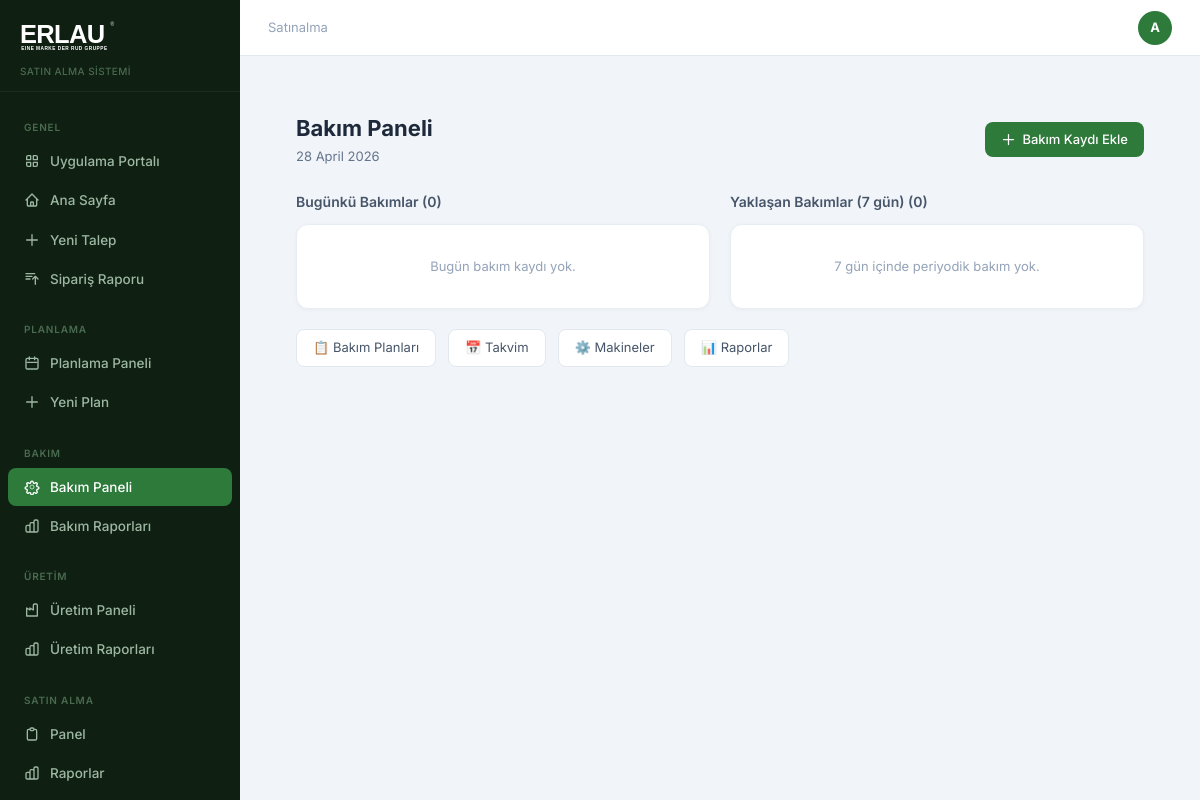
Page /bakim/ (signed in) on the committed database.
### app/models.py (models this page shows)
class Department(db.Model):
    id = db.Column(db.Integer, primary_key=True)
    name = db.Column(db.String(100), nullable=False, unique=True)
    users = db.relationship('User', backref='department', lazy=True)

class User(db.Model, UserMixin):
    id = db.Column(db.Integer, primary_key=True)
    name = db.Column(db.String(100), nullable=False)
    email = db.Column(db.String(120), unique=True, nullable=False)
    password = db.Column(db.String(200), nullable=False)
    role = db.Column(db.String(20), default='personel')
    department_id = db.Column(db.Integer, db.ForeignKey('department.id'), index=True)
    created_at = db.Column(db.DateTime, default=datetime.utcnow, index=True)
    is_active = db.Column(db.Boolean, default=True)
    unvan = db.Column(db.String(100))
    telefon = db.Column(db.String(20))
    dogum_tarihi = db.Column(db.Date)
    unvan_pdf_goster = db.Column(db.Boolean, default=False)
    son_giris = db.Column(db.DateTime)
    sifre_degisim_tarihi = db.Column(db.DateTime)
    tablet_pin = db.Column(db.String(6))
    bildirim_email = db.Column(db.Boolean, default=True)
    teknik_resim_yetki = db.Column(db.Boolean, default=False)
    liste_yetki = db.Column(db.Boolean, default=False)
    talepler = db.relationship('TalepFormu', backref='talep_eden', lazy=True)

### app/routes.py (the view)
@bakim.route('/')
@login_required
@bakim_required
def bakim_dashboard():
    from datetime import timedelta
    bugun = date.today()
    yedi_gun = bugun + timedelta(days=7)
    bugunki_kayitlar = BakimKaydi.query.filter_by(tarih=bugun).order_by(BakimKaydi.id.desc()).all()
    yaklasan = BakimPlani.query.filter(
        BakimPlani.sonraki_bakim_tarihi <= yedi_gun,
        BakimPlani.sonraki_bakim_tarihi >= bugun,
        BakimPlani.is_active == True
    ).order_by(BakimPlani.sonraki_bakim_tarihi).all()
    return render_template('bakim/dashboard.html',
        bugunki_kayitlar=bugunki_kayitlar, yaklasan=yaklasan, bugun=bugun)

### app/models.py (called while the page is built)
@login_manager.user_loader
def load_user(user_id):
    return User.query.get(int(user_id))

### app/routes.py (called while the page is built)
def bakim_required(f):
    @wraps(f)
    def decorated(*args, **kwargs):
        if not current_user.is_authenticated or current_user.role not in ('bakim', 'departman_yoneticisi', 'admin'):
            flash('Bakım modülüne erişim yetkiniz yok.', 'danger')
            return redirect(url_for('auth.portal'))
        return f(*args, **kwargs)
    return decorated

### app/templates/bakim/dashboard.html
{% extends 'base.html' %}
{% block content %}
<div class="page-content">
  <div style="display:flex;align-items:center;justify-content:space-between;margin-bottom:24px">
    <div>
      <h1 style="font-size:22px;font-weight:700;color:#1e293b">Bakım Paneli</h1>
      <p style="font-size:13px;color:#64748b;margin-top:2px">{{ bugun.strftime('%d %B %Y') }}</p>
    </div>
    <a href="{{ url_for('bakim.bakim_kayit') }}" class="btn-primary">
      <svg style="width:15px;height:15px" fill="none" stroke="currentColor" viewBox="0 0 24 24"><path stroke-linecap="round" stroke-linejoin="round" stroke-width="2" d="M12 4v16m8-8H4"/></svg>
      Bakım Kaydı Ekle
    </a>
  </div>
  <div style="display:grid;grid-template-columns:1fr 1fr;gap:20px">
    <div>
      <h2 style="font-size:14px;font-weight:600;color:#475569;margin-bottom:12px">Bugünkü Bakımlar ({{ bugunki_kayitlar|length }})</h2>
      {% if bugunki_kayitlar %}
      <div style="display:flex;flex-direction:column;gap:8px">
        {% for k in bugunki_kayitlar %}
        <div class="card" style="padding:14px 16px">
          <div style="display:flex;align-items:center;justify-content:space-between">
            <p style="font-size:13px;font-weight:600;color:#1e293b">{{ k.makine.makine_adi if k.makine else '—' }}</p>
            <span style="padding:2px 8px;border-radius:99px;font-size:11px;font-weight:600;
              {% if k.bakim_turu=='periyodik' %}background:#eff6ff;color:#1d4ed8
              {% elif k.bakim_turu=='ariza' %}background:#fef2f2;color:#991b1b
              {% else %}background:#f0fdf4;color:#166534{% endif %}">
              {{ k.bakim_turu|capitalize }}
            </span>
          </div>
          {% if k.yapilan_isler %}
          <p style="font-size:12px;color:#64748b;margin-top:4px">{{ k.yapilan_isler[:80] }}{% if k.yapilan_isler|length > 80 %}…{% endif %}</p>
          {% endif %}
          <p style="font-size:11px;color:#94a3b8;margin-top:4px">{{ k.giren_personel.name if k.giren_personel else '' }}{% if k.sure_dakika %} · {{ k.sure_dakika }} dk{% endif %}</p>
        </div>
        {% endfor %}
      </div>
      {% else %}
      <div class="card" style="padding:32px;text-align:center;color:#94a3b8">
        <p style="font-size:13px">Bugün bakım kaydı yok.</p>
      </div>
      {% endif %}
    </div>
    <div>
      <h2 style="font-size:14px;font-weight:600;color:#475569;margin-bottom:12px">Yaklaşan Bakımlar (7 gün) ({{ yaklasan|length }})</h2>
      {% if yaklasan %}
      <div style="display:flex;flex-direction:column;gap:8px">
        {% for p in yaklasan %}
        {% set kalan = (p.sonraki_bakim_tarihi - bugun).days %}
        <div class="card" style="padding:14px 16px;border-left:3px solid {% if kalan == 0 %}#ef4444{% elif kalan <= 2 %}#f59e0b{% else %}#3b82f6{% endif %}">
          <div style="display:flex;align-items:center;justify-content:space-between">
            <p style="font-size:13px;font-weight:600;color:#1e293b">{{ p.makine.makine_adi if p.makine else '—' }}</p>
            <span style="font-size:12px;font-weight:600;color:{% if kalan==0 %}#ef4444{% elif kalan<=2 %}#f59e0b{% else %}#3b82f6{% endif %}">
              {% if kalan == 0 %}Bugün!{% else %}{{ kalan }} gün{% endif %}
            </span>
          </div>
          <p style="font-size:12px;color:#64748b;margin-top:3px">{{ p.bakim_adi }} · Her {{ p.periyot_gun }} günde bir</p>
          <p style="font-size:11px;color:#94a3b8;margin-top:2px">{{ p.sonraki_bakim_tarihi.strftime('%d.%m.%Y') }}</p>
        </div>
        {% endfor %}
      </div>
      {% else %}
      <div class="card" style="padding:32px;text-align:center;color:#94a3b8">
        <p style="font-size:13px">7 gün içinde periyodik bakım yok.</p>
      </div>
      {% endif %}
    </div>
  </div>
  <div style="display:flex;gap:12px;flex-wrap:wrap;margin-top:20px">
    <a href="{{ url_for('bakim.bakim_plan') }}" style="padding:8px 16px;border:1px solid #e2e8f0;border-radius:8px;font-size:13px;color:#475569;text-decoration:none;background:#fff">📋 Bakım Planları</a>
    <a href="{{ url_for('bakim.bakim_takvim') }}" style="padding:8px 16px;border:1px solid #e2e8f0;border-radius:8px;font-size:13px;color:#475569;text-decoration:none;background:#fff">📅 Takvim</a>
    <a href="{{ url_for('bakim.makine_listesi') }}" style="padding:8px 16px;border:1px solid #e2e8f0;border-radius:8px;font-size:13px;color:#475569;text-decoration:none;background:#fff">⚙️ Makineler</a>
    <a href="{{ url_for('bakim.bakim_raporlar') }}" style="padding:8px 16px;border:1px solid #e2e8f0;border-radius:8px;font-size:13px;color:#475569;text-decoration:none;background:#fff">📊 Raporlar</a>
  </div>
</div>
{% endblock %}

### app/templates/base.html (shortened to what this page needs)
<!DOCTYPE html>
<html lang="tr">
<head>
<script src="https://cdn.tailwindcss.com"></script>
</head>
<body>
{% if current_user.is_authenticated %}
<div style="display:flex">
  <aside class="sidebar" style="position:sticky;top:0;height:100vh;overflow-y:auto;display:flex;flex-direction:column">
    <div style="padding:20px 20px 12px;border-bottom:1px solid rgba(255,255,255,.06)">
      <a href="{{ url_for('auth.portal') }}" style="display:inline-block">
        <img src="{{ url_for('static', filename='logo.svg') }}" alt="Erlau" style="height:32px;filter:brightness(0) invert(1)">
      </a>
      <p style="font-size:10px;color:#4a6b50;margin-top:6px;font-weight:500;letter-spacing:.04em">SATIN ALMA SİSTEMİ</p>
    </div>
    <nav style="padding:12px 0;flex:1">
      <div class="sidebar-section">Genel</div>
      <a href="{{ url_for('auth.portal') }}" class="sidebar-link {% if request.endpoint == 'auth.portal' %}active{% endif %}">
        <svg fill="none" stroke="currentColor" viewBox="0 0 24 24"><path stroke-linecap="round" stroke-linejoin="round" stroke-width="2" d="M4 6a2 2 0 012-2h4v6H4V6zm10-2h4a2 2 0 012 2v4h-6V4zM4 14h6v6H6a2 2 0 01-2-2v-4zm10 0h6v4a2 2 0 01-2 2h-4v-6z"/></svg>
        Uygulama Portalı
      </a>
      <a href="{{ url_for('main.dashboard') }}" class="sidebar-link {% if request.endpoint == 'main.dashboard' %}active{% endif %}">
        <svg fill="none" stroke="currentColor" viewBox="0 0 24 24"><path stroke-linecap="round" stroke-linejoin="round" stroke-width="2" d="M3 12l2-2m0 0l7-7 7 7M5 10v10a1 1 0 001 1h3m10-11l2 2m-2-2v10a1 1 0 01-1 1h-3m-6 0a1 1 0 001-1v-4a1 1 0 011-1h2a1 1 0 011 1v4a1 1 0 001 1m-6 0h6"/></svg>
        Ana Sayfa
      </a>
      <a href="{{ url_for('main.yeni_talep') }}" class="sidebar-link {% if request.endpoint == 'main.yeni_talep' %}active{% endif %}">
        <svg fill="none" stroke="currentColor" viewBox="0 0 24 24"><path stroke-linecap="round" stroke-linejoin="round" stroke-width="2" d="M12 4v16m8-8H4"/></svg>
        Yeni Talep
      </a>
      <a href="{{ url_for('satin_alma.siparis_raporu') }}" class="sidebar-link {% if request.endpoint == 'satin_alma.siparis_raporu' %}active{% endif %}">
        <svg fill="none" stroke="currentColor" viewBox="0 0 24 24"><path stroke-linecap="round" stroke-linejoin="round" stroke-width="2" d="M3 4h13M3 8h9m-9 4h6m4 0l4-4m0 0l4 4m-4-4v12"/></svg>
        Sipariş Raporu
      </a>
      {% if current_user.role in ['planlama', 'departman_yoneticisi', 'admin'] %}
      <div class="sidebar-section" style="margin-top:8px">Planlama</div>
      <a href="{{ url_for('planlama.planlama_dashboard') }}" class="sidebar-link {% if request.endpoint == 'planlama.planlama_dashboard' %}active{% endif %}">
        <svg fill="none" stroke="currentColor" viewBox="0 0 24 24"><path stroke-linecap="round" stroke-linejoin="round" stroke-width="2" d="M8 7V3m8 4V3M5 11h14M5 5h14a2 2 0 012 2v12a2 2 0 01-2 2H5a2 2 0 01-2-2V7a2 2 0 012-2z"/></svg>
        Planlama Paneli
      </a>
      <a href="{{ url_for('planlama.yeni_plan') }}" class="sidebar-link {% if request.endpoint == 'planlama.yeni_plan' %}active{% endif %}">
        <svg fill="none" stroke="currentColor" viewBox="0 0 24 24"><path stroke-linecap="round" stroke-linejoin="round" stroke-width="2" d="M12 4v16m8-8H4"/></svg>
        Yeni Plan
      </a>
      {% endif %}
      {% if current_user.role in ['bakim', 'departman_yoneticisi', 'gm', 'admin'] %}
      <div class="sidebar-section" style="margin-top:8px">Bakım</div>
      <a href="{{ url_for('bakim.bakim_dashboard') }}" class="sidebar-link {% if 'bakim' in (request.endpoint or '') %}active{% endif %}">
        Bakım Paneli
      </a>
      <a href="{{ url_for('bakim.bakim_raporlar') }}" class="sidebar-link {% if request.endpoint == 'bakim.bakim_raporlar' %}active{% endif %}">
        Bakım Raporları
      </a>
      {% endif %}
      {% if current_user.role in ['uretim', 'departman_yoneticisi', 'gm', 'admin'] %}
      <div class="sidebar-section" style="margin-top:8px">Üretim</div>
      <a href="{{ url_for('uretim.uretim_dashboard') }}" class="sidebar-link {% if 'uretim' in (request.endpoint or '') %}active{% endif %}">
        <svg fill="none" stroke="currentColor" viewBox="0 0 24 24"><path stroke-linecap="round" stroke-linejoin="round" stroke-width="2" d="M4 21V9l5 3V9l5 3V5a2 2 0 012-2h2a2 2 0 012 2v16H4z"/></svg>
        Üretim Paneli
      </a>
      <a href="{{ url_for('uretim.uretim_raporlar') }}" class="sidebar-link {% if request.endpoint == 'uretim.uretim_raporlar' %}active{% endif %}">
        Üretim Raporları
      </a>
      {% endif %}
      {% if current_user.role in ['satinalma', 'admin', 'gm'] %}
      <div class="sidebar-section" style="margin-top:8px">Satın Alma</div>
      <a href="{{ url_for('satin_alma.panel') }}" class="sidebar-link {% if request.endpoint == 'satin_alma.panel' %}active{% endif %}">
        <svg fill="none" stroke="currentColor" viewBox="0 0 24 24"><path stroke-linecap="round" stroke-linejoin="round" stroke-width="2" d="M9 5H7a2 2 0 00-2 2v12a2 2 0 002 2h10a2 2 0 002-2V7a2 2 0 00-2-2h-2M9 5a2 2 0 002 2h2a2 2 0 002-2M9 5a2 2 0 012-2h2a2 2 0 012 2"/></svg>
        Panel
      </a>
      <a href="{{ url_for('satin_alma.raporlar') }}" class="sidebar-link {% if request.endpoint == 'satin_alma.raporlar' %}active{% endif %}">
        Raporlar
      </a>
      {% if current_user.role in ['satinalma', 'admin'] %}
      <a href="{{ url_for('satin_alma.teklif_listesi') }}" class="sidebar-link {% if request.endpoint and 'teklif' in request.endpoint %}active{% endif %}">
      </a>
      {% endif %}
      {% endif %}
    </nav>
  </aside>
  <div class="content-area">
    <div class="topbar">
      <p style="font-size:13px;color:#94a3b8">{{ current_user.department.name if current_user.department else 'Erlau' }}</p>
      <a href="{{ url_for('main.profil') }}" style="width:34px;height:34px;border-radius:50%;background:#2d7a3a;display:flex;align-items:center;justify-content:center;font-size:13px;font-weight:700;color:#fff;text-decoration:none">{{ current_user.name[:1].upper() }}</a>
    </div>
    <div class="page-content">
{% endif %}
{% block content %}{% endblock %}
{% if current_user.is_authenticated %}
    </div>
  </div>
</div>
{% else %}
</div>
{% endif %}
</body>
</html>

### app/templates/base.html (style rules this page uses)
* { font-family: 'Inter', sans-serif; }
.sidebar { background: #0f1f12; min-height: 100vh; width: 240px; flex-shrink: 0; }
.sidebar-link { display: flex; align-items: center; gap: 10px; padding: 9px 16px; border-radius: 8px; font-size: 13.5px; font-weight: 500; color: #9db8a2; transition: all .15s; margin: 1px 8px; text-decoration: none; }
.sidebar-link.active { background: #2d7a3a; color: #fff; }
.sidebar-link svg { width: 16px; height: 16px; flex-shrink: 0; }
.sidebar-section { font-size: 10px; font-weight: 600; color: #4a6b50; text-transform: uppercase; letter-spacing: .08em; padding: 16px 24px 6px; }
.content-area { flex: 1; background: #f1f5f9; min-height: 100vh; overflow-x: hidden; }
.topbar { background: #fff; border-bottom: 1px solid #e2e8f0; padding: 0 28px; height: 56px; display: flex; align-items: center; justify-content: space-between; position: sticky; top: 0; z-index: 10; }
.card { background: #fff; border-radius: 12px; border: 1px solid #e8edf2; box-shadow: 0 1px 4px rgba(0,0,0,.04); }
.btn-primary { background: #2d7a3a; color: #fff; padding: 8px 16px; border-radius: 8px; font-size: 13px; font-weight: 500; transition: background .15s; display: inline-flex; align-items: center; gap: 6px; text-decoration: none; }
.page-content { padding: 28px; }

### rows in the picture
Department: department "Satınalma"
User: name "A", strftime "28 April 2026"

### other values in the picture
{{ bugunki_kayitlar|length }} "0"
{{ yaklasan|length }} "0"
